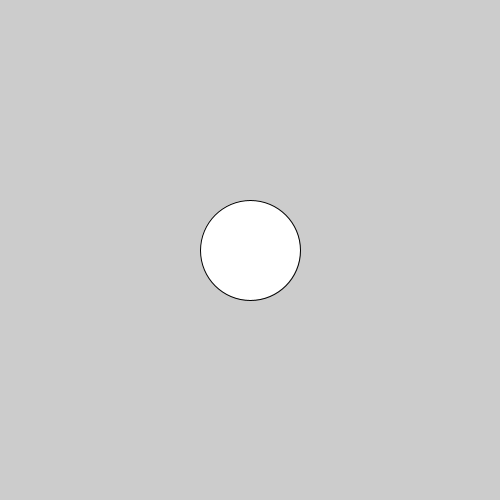
Frame 1 (no input)
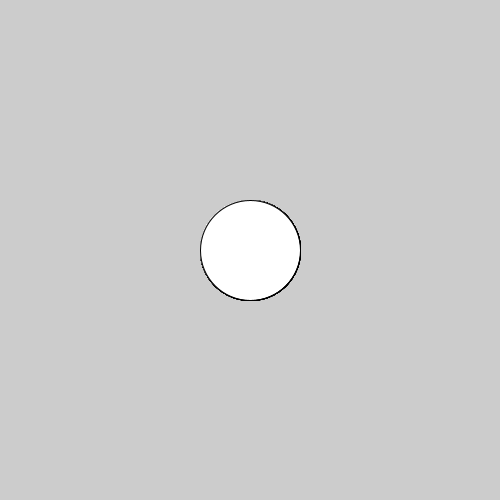
Frame 60 (the mouse pressed at the canvas centre just before this capture)
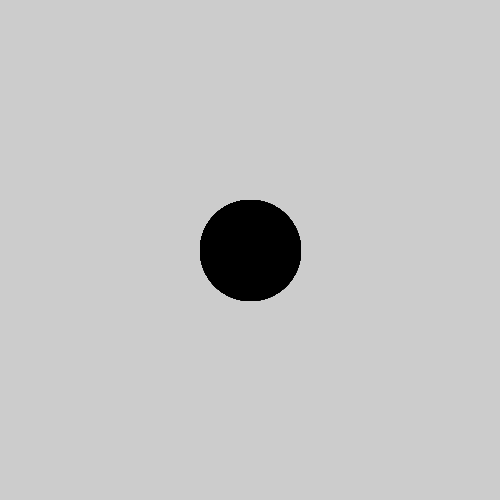
Frame 120 (the mouse held since frame 60 and released just before this capture)

The Processing sketch that drew these frames (run headless with seeded random() and noise(); from frame 60 on, the mouse is pressed at the canvas centre):

// Processing sketch: Handling_Key_Events
// ── Handling_Key_Events.pde
void setup() {
  size(500, 500);
}

void draw() {
  circle(250, 250, 100);
}


void keyPressed() {
  print("Key press detected: ");

  if (key == 'a') {
    println("Pressed A");
    fill(255, 0, 0); // Make circle red
  } 
  else if (key == 'b') {
    println("Pressed B");
    fill(0, 0, 255); // Make circle blue
  }
  else if (keyCode == UP) {
    println("Pressed UP Arrow");
    fill(100, 100, 100); // Make circle gray
  } 
  else {
    println("idk");
    fill(255); // Make circle white
  }
  
}

void mousePressed() {
  println("Mouse press detected:");
  fill(0); // Make circle black
}
